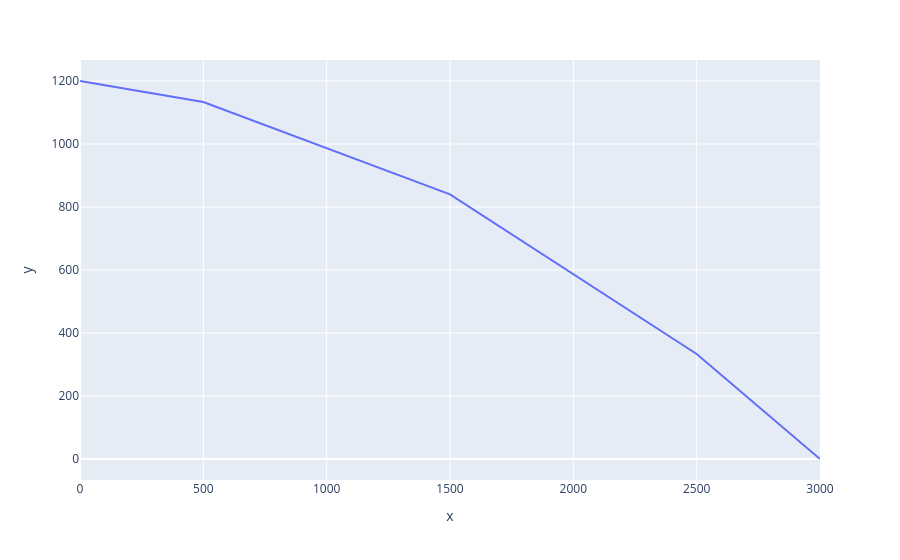

Notebook code for this chart:
### Code cell
fig = px.line(x=Lista_presiones, y= Lista_caudal)
fig.show()

### Figure 1 — Plotly figure (JSON) as saved in the notebook; plotly's stock layout.template omitted (floating-point values rounded to 4 significant figures)
{"data": [{"hovertemplate": "x=%{x}<br>y=%{y}<extra></extra>", "legendgroup": "", "line": {"color": "#636efa", "dash": "solid"}, "marker": {"symbol": "circle"}, "mode": "lines", "name": "", "orientation": "v", "showlegend": false, "type": "scatter", "x": [3000, 2500, 1500, 500, 0], "xaxis": "x", "y": [0, 333.3, 840, 1133.0, 1200], "yaxis": "y"}], "layout": {"legend": {"tracegroupgap": 0}, "margin": {"t": 60}, "xaxis": {"anchor": "y", "domain": [0, 1], "title": {"text": "x"}}, "yaxis": {"anchor": "x", "domain": [0, 1], "title": {"text": "y"}}}}
